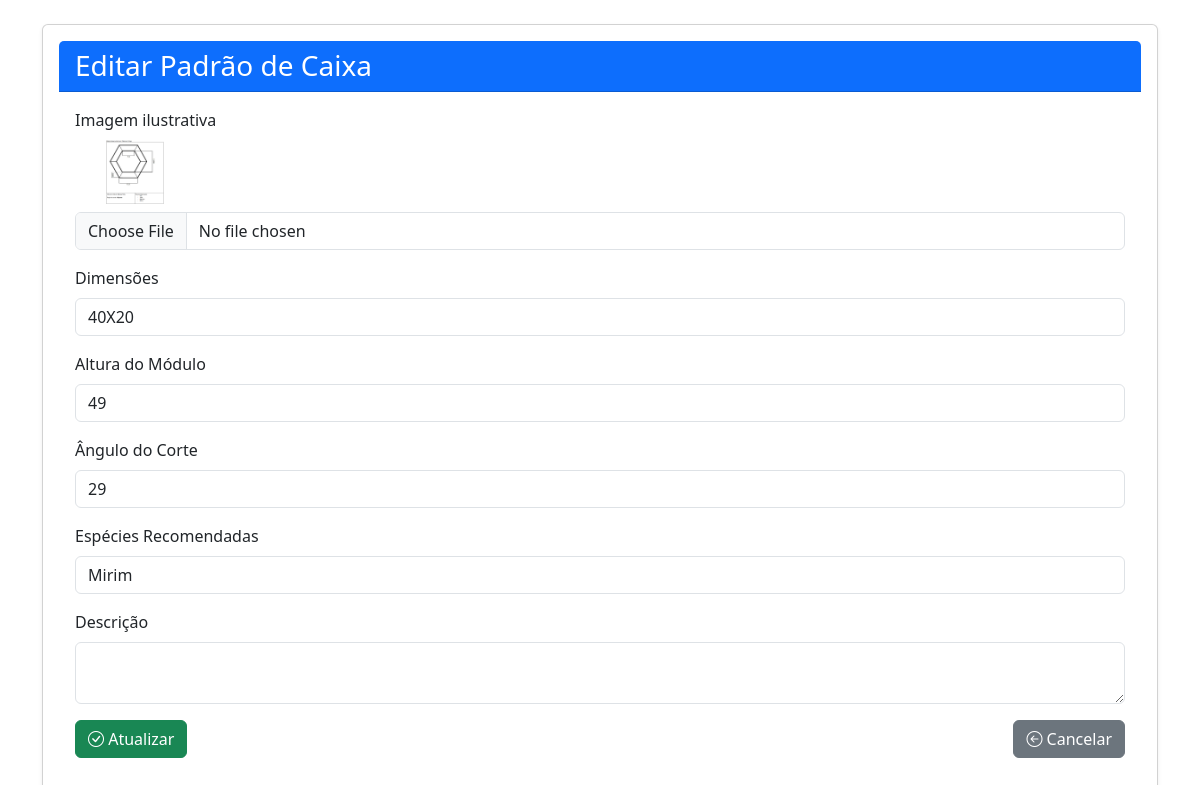
The page /painel/editar_caixa.php?id=2 on the database its author committed.
### tables this page shows
CREATE TABLE `caixas` (
  `id` int(11) NOT NULL,
  `imagem` varchar(255) NOT NULL,
  `dimensoes` varchar(100) NOT NULL,
  `altura_modulo` int(11) NOT NULL,
  `angulo_corte` int(11) NOT NULL,
  `especies_recomendadas` varchar(200) NOT NULL,
  `descricao` text DEFAULT NULL
);

### painel/editar_caixa.php (the view, shortened to what this page needs)
<?php
include('conexao.php');
$id = intval($_GET['id']);
$result = mysqli_query($conexao, "SELECT * FROM caixas WHERE id=$id");
$caixa = mysqli_fetch_assoc($result);
?>
<!DOCTYPE html>
<html lang="pt-BR">
<head>
    <link rel="stylesheet" href="css/cadastros.css">
    <link href="https://cdn.jsdelivr.net/npm/bootstrap@5.3.2/dist/css/bootstrap.min.css" rel="stylesheet">
    <link href="https://cdn.jsdelivr.net/npm/bootstrap-icons/font/bootstrap-icons.css" rel="stylesheet">
</head>
<body>
    <div class="container my-4">
        <div class="card shadow-sm">
            <div class="card-header bg-primary text-white">
                <h3 class="mb-0">Editar Padrão de Caixa</h3>
            </div>
            <div class="card-body">
                <form action="atualizar_caixa.php" method="post" enctype="multipart/form-data">
                    <div class="mb-3">
                        <label class="form-label">Imagem ilustrativa</label><br>
                        <img src="<?php echo $caixa['imagem']; ?>" alt="Imagem atual" style="width:120px;" class="mb-2">
                        <input type="file" name="imagem" class="form-control" accept="image/*">
                    </div>
                    <div class="mb-3">
                        <label class="form-label">Dimensões</label>
                        <input type="text" name="dimensoes" value="<?php echo $caixa['dimensoes']; ?>" class="form-control" required>
                    </div>
                    <div class="mb-3">
                        <label class="form-label">Altura do Módulo</label>
                        <input type="number" name="altura_modulo" value="<?php echo $caixa['altura_modulo']; ?>" class="form-control" required>
                    </div>
                    <div class="mb-3">
                        <label class="form-label">Ângulo do Corte</label>
                        <input type="number" name="angulo_corte" value="<?php echo $caixa['angulo_corte']; ?>" class="form-control" required>
                    </div>
                    <div class="mb-3">
                        <label class="form-label">Espécies Recomendadas</label>
                        <input type="text" name="especies_recomendadas" value="<?php echo $caixa['especies_recomendadas']; ?>" class="form-control" required>
                    </div>
                    <div class="mb-3">
                        <label class="form-label">Descrição</label>
                        <textarea name="descricao" class="form-control"><?php echo $caixa['descricao']; ?></textarea>
                    </div>
                    <div class="d-flex justify-content-between">
                        <button type="submit" class="btn btn-success">
                            <i class="bi bi-check-circle"></i> Atualizar
                        </button>
                       <a href="listar_caixas.php" class="btn btn-secondary">
                        <i class="bi bi-arrow-left-circle"></i> Cancelar
                        </a>
                    </div>
                </form>
            </div>
        </div>
    </div>
</body>
</html>

### painel/css/cadastros.css (style rules this page uses)
.card { border: 1px solid #e5e5e5; transition: transform 0.2s ease, box-shadow 0.2s ease, border-color 0.2s ease; cursor: pointer; background-color: #fff; padding: 1rem; border-radius: 10px; box-shadow: 0 2px 6px rgba(0, 0, 0, 0.06); }
.card img { width: 64px; height: 64px; margin-bottom: 12px; object-fit: contain; }
.btn-success { background-color: #28a745; border: none; font-weight: 600; }

### rows shown on the page
caixas: imagem (picture), dimensoes "40X20", altura_modulo "49", angulo_corte "29", especies_recomendadas "Mirim"
